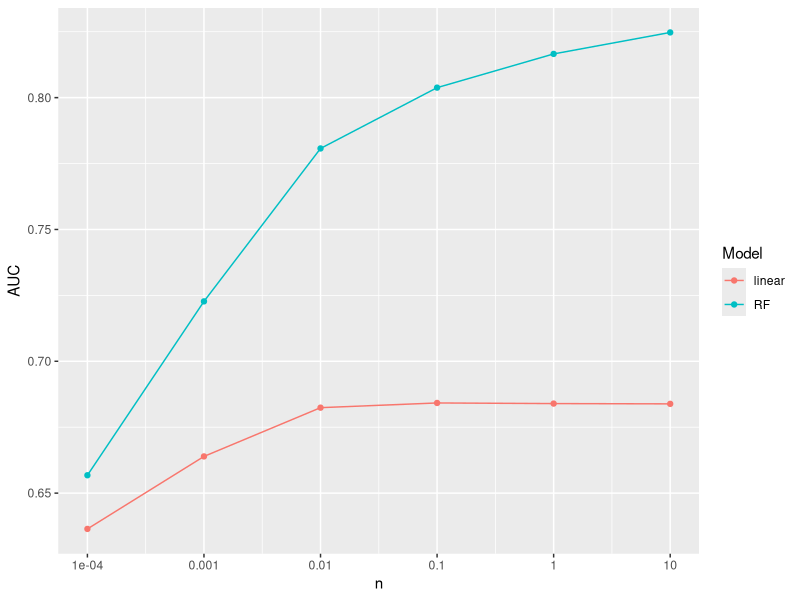

Source code (R):

library(ggplot2)
library(readr)
library(dplyr)
library(reshape2)

d <- read_csv("3a-AUC.csv") %>% melt(id.vars = "n")
names(d) <- c("n","Model","AUC")
 
ggplot(d, aes(x = n, y = AUC, color = Model)) +
  geom_point() + geom_line() + 
  scale_x_log10(breaks = c(0.0001,0.001,0.01,0.1,1,10), 
                labels = c(0.0001,0.001,0.01,0.1,1,10))



